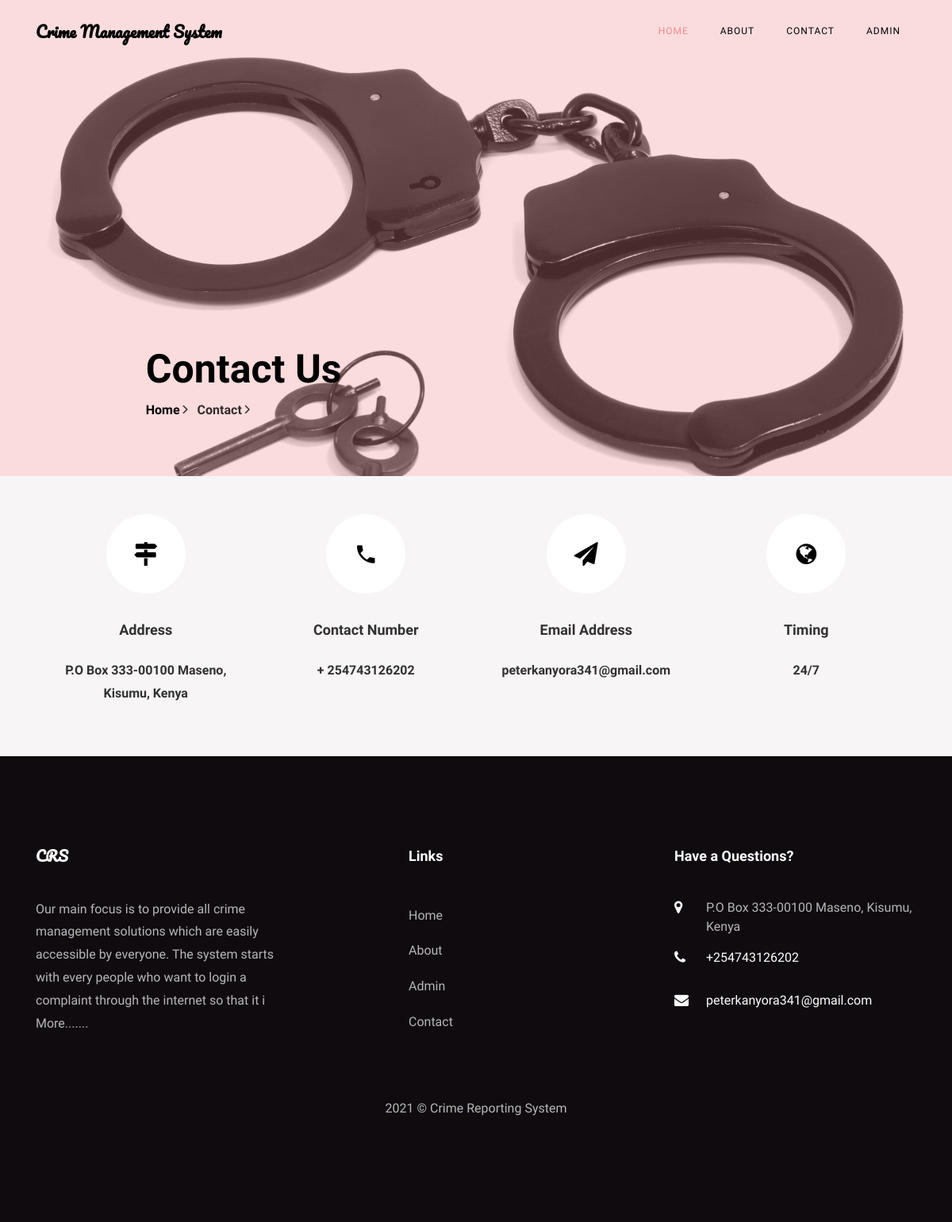
The page /contact.php on the database its author committed.
### tables this page shows
CREATE TABLE `tblpage` (
  `ID` int(10) NOT NULL,
  `PageType` varchar(200) DEFAULT NULL,
  `PageTitle` mediumtext DEFAULT NULL,
  `PageDescription` mediumtext DEFAULT NULL,
  `Email` varchar(200) DEFAULT NULL,
  `MobileNumber` bigint(10) DEFAULT NULL,
  `UpdationDate` date DEFAULT NULL,
  `Timing` varchar(200) NOT NULL
);

### contact.php (the view, shortened to what this page needs)
<?php
include('includes/dbconnection.php');
?>
<!DOCTYPE html>
<html lang="en">
  <head>
    <link rel="stylesheet" href="css/open-iconic-bootstrap.min.css">
    <link rel="stylesheet" href="css/animate.css">
    <link rel="stylesheet" href="css/owl.carousel.min.css">
    <link rel="stylesheet" href="css/owl.theme.default.min.css">
    <link rel="stylesheet" href="css/magnific-popup.css">
    <link rel="stylesheet" href="css/aos.css">
    <link rel="stylesheet" href="css/ionicons.min.css">
    <link rel="stylesheet" href="css/bootstrap-datepicker.css">
    <link rel="stylesheet" href="css/jquery.timepicker.css">
    <link rel="stylesheet" href="css/flaticon.css">
    <link rel="stylesheet" href="css/icomoon.css">
    <link rel="stylesheet" href="css/style.css">
  </head>
  <body>
	   <?php include_once('includes/header.php');?>
    <section class="hero-wrap hero-wrap-2" style="background-image: url('images/crime2.jpg');" data-stellar-background-ratio="0.5">
      <div class="overlay"></div>
      <div class="container">
        <div class="row no-gutters slider-text js-fullheight align-items-end justify-content-center">
          <div class="col-md-9 ftco-animate pb-5">
            <h2 class="mb-0 bread">Contact Us</h2>
            <p class="breadcrumbs"><span class="mr-2"><a href="index.php">Home <i class="ion-ios-arrow-forward"></i></a></span> <span>Contact <i class="ion-ios-arrow-forward"></i></span></p>
          </div>
        </div>
      </div>
    </section>
    <section class="contact-section bg-light">
      <div class="container">
        <div class="row no-gutters d-flex contact-info">
          <?php
$ret=mysqli_query($con,"select * from tblpage where PageType='contactus' ");
while ($row=mysqli_fetch_array($ret)) {
?>
          <div class="col-md-3 d-flex">
          	<div class="align-self-stretch box p-4 py-md-5 text-center">
          		<div class="icon d-flex align-items-center justify-content-center">
          			<span class="icon-map-signs"></span>
          		</div>
          		<h3 class="mb-4">Address</h3>
	            <p><?php  echo $row['PageDescription'];?></p>
	          </div>
          </div>
          <div class="col-md-3 d-flex">
          	<div class="align-self-stretch box p-4 py-md-5 text-center">
          		<div class="icon d-flex align-items-center justify-content-center">
          			<span class="icon-phone2"></span>
          		</div>
          		<h3 class="mb-4">Contact Number</h3>
	            <p><a href="tel://0743126202">+ <?php  echo $row['MobileNumber'];?></a></p>
	          </div>
          </div>
          <div class="col-md-3 d-flex">
          	<div class="align-self-stretch box p-4 py-md-5 text-center">
          		<div class="icon d-flex align-items-center justify-content-center">
          			<span class="icon-paper-plane"></span>
          		</div>
          		<h3 class="mb-4">Email Address</h3>
	            <p><a href="mailto:peterkanyora341@gmail.com"><?php  echo $row['Email'];?></a></p>
	          </div>
          </div>
          <div class="col-md-3 d-flex">
          	<div class="align-self-stretch box p-4 py-md-5 text-center">
          		<div class="icon d-flex align-items-center justify-content-center">
          			<span class="icon-globe"></span>
          		</div>
          		<h3 class="mb-4">Timing</h3>
	            <p><?php  echo $row['Timing'];?></p>
	          </div>
          </div>
          <?php } ?>
        </div>
      </div>
    </section>
   <?php include_once('includes/footer.php');?>
  </body>
</html>

### includes/footer.php (shortened to what this page needs)
 <?php
include('includes/dbconnection.php');
?>
 <footer class="ftco-footer ftco-section">
      <div class="container">
        <div class="row mb-5">
          <div class="col-md">
            <div class="ftco-footer-widget mb-4">
              <h2 class="ftco-heading-2 logo">CRS</h2>
              <?php
$ret=mysqli_query($con,"select * from tblpage where PageType='aboutus' ");
while ($row=mysqli_fetch_array($ret)) {
?>
              <p><?php  echo substr($row['PageDescription'],0,200);?> <a href="about.php">More.......</a></p><?php } ?>
            </div>
          </div>
          <div class="col-md" style="padding-left: 150px">
             <div class="ftco-footer-widget mb-4">
              <h2 class="ftco-heading-2">Links</h2>
              <ul class="list-unstyled">
                <li><a href="index.php" class="py-2 d-block">Home</a></li>
                <li><a href="about.php" class="py-2 d-block">About</a></li>
                <li><a href="admin/index.php" class="py-2 d-block">Admin</a></li>
                <li><a href="contact.php" class="py-2 d-block">Contact</a></li>
              </ul>
            </div>
          </div>
          <div class="col-md">
            <div class="ftco-footer-widget mb-4">
            	<h2 class="ftco-heading-2">Have a Questions?</h2>
            	<div class="block-23 mb-3">
                <?php
$ret=mysqli_query($con,"select * from tblpage where PageType='contactus' ");
while ($row=mysqli_fetch_array($ret)) {
?>
	              <ul>
	                <li><span class="icon icon-map-marker"></span><span class="text"><?php  echo $row['PageDescription'];?></span></li>
	                <li><a href="#"><span class="icon icon-phone"></span><span class="text">+<?php  echo $row['MobileNumber'];?></span></a></li>
	                <li><a href="#"><span class="icon icon-envelope"></span><span class="text"><?php  echo $row['Email'];?></span></a></li>
	              </ul>
	            </div>
               <?php } ?>
            </div>
          </div>
        </div>
        <div class="row">
          <div class="col-md-12 text-center">
            <p>
  2021 &copy; Crime Reporting System </p>
          </div>
        </div>
      </div>
    </footer>

### css/icomoon.css (style rules this page uses)
[class^="icon-"], [class*=" icon-"] { font-family: 'icomoon' !important; speak: none; font-style: normal; font-weight: normal; font-variant: normal; text-transform: none; line-height: 1; -webkit-font-smoothing: antialiased; -moz-osx-font-smoothing: grayscale; }
.icon-map-marker:before { content: "\f041"; }
.icon-phone:before { content: "\f095"; }
.icon-globe:before { content: "\f0ac"; }
.icon-envelope:before { content: "\f0e0"; }
.icon-paper-plane:before { content: "\f1d8"; }
.icon-map-signs:before { content: "\f277"; }
.icon-phone2:before { content: "\e0cd"; }

### rows shown on the page
tblpage: PageDescription "P.O Box 333-00100 Maseno, Kisumu, Kenya", MobileNumber "254743126202", Email "peterkanyora341@gmail.com", Timing "24/7"
tblpage: PageDescription "Our main focus is to provide all crime management solutions which are easily accessible by everyone. The system starts with every people who want to login a complaint through the internet so that it i"
